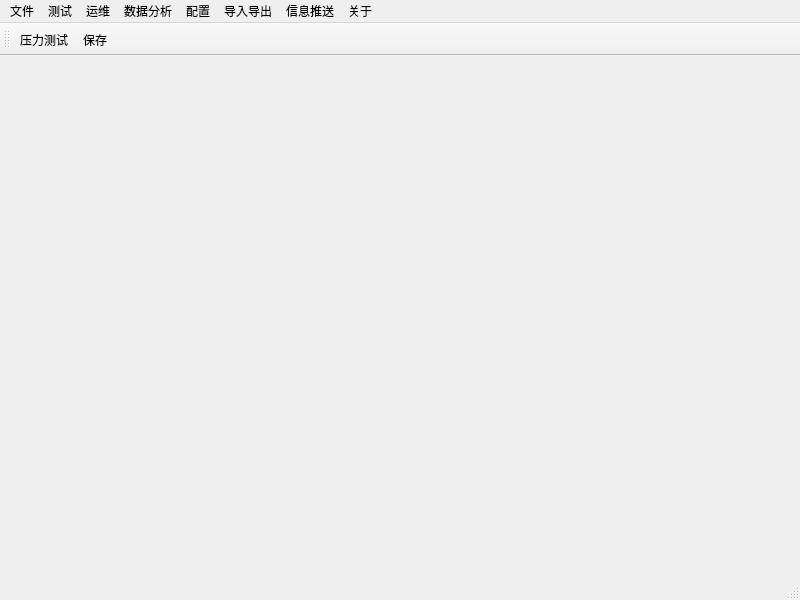
<?xml version="1.0" encoding="UTF-8"?>
<ui version="4.0">
 <class>MainWindow</class>
 <widget class="QMainWindow" name="MainWindow">
  <property name="geometry">
   <rect>
    <x>0</x>
    <y>0</y>
    <width>800</width>
    <height>600</height>
   </rect>
  </property>
  <property name="windowTitle">
   <string>MainWindow</string>
  </property>
  <widget class="QWidget" name="centralwidget"/>
  <widget class="QMenuBar" name="menubar">
   <property name="geometry">
    <rect>
     <x>0</x>
     <y>0</y>
     <width>800</width>
     <height>22</height>
    </rect>
   </property>
   <widget class="QMenu" name="menu">
    <property name="title">
     <string>文件</string>
    </property>
   </widget>
   <widget class="QMenu" name="menu_2">
    <property name="title">
     <string>测试</string>
    </property>
    <addaction name="actionjie"/>
   </widget>
   <widget class="QMenu" name="menu_3">
    <property name="title">
     <string>运维</string>
    </property>
   </widget>
   <widget class="QMenu" name="menu_4">
    <property name="title">
     <string>数据分析</string>
    </property>
   </widget>
   <widget class="QMenu" name="menu_5">
    <property name="title">
     <string>配置</string>
    </property>
   </widget>
   <widget class="QMenu" name="menu_6">
    <property name="title">
     <string>导入导出</string>
    </property>
   </widget>
   <widget class="QMenu" name="menu_7">
    <property name="title">
     <string>信息推送</string>
    </property>
   </widget>
   <widget class="QMenu" name="menu_8">
    <property name="title">
     <string>关于</string>
    </property>
   </widget>
   <addaction name="menu"/>
   <addaction name="menu_2"/>
   <addaction name="menu_3"/>
   <addaction name="menu_4"/>
   <addaction name="menu_5"/>
   <addaction name="menu_6"/>
   <addaction name="menu_7"/>
   <addaction name="menu_8"/>
  </widget>
  <widget class="QStatusBar" name="statusbar"/>
  <widget class="QToolBar" name="toolBar">
   <property name="windowTitle">
    <string>toolBar</string>
   </property>
   <attribute name="toolBarArea">
    <enum>TopToolBarArea</enum>
   </attribute>
   <attribute name="toolBarBreak">
    <bool>false</bool>
   </attribute>
   <addaction name="actionyali"/>
   <addaction name="actionbaocun"/>
  </widget>
  <action name="actionyali">
   <property name="text">
    <string>压力测试</string>
   </property>
  </action>
  <action name="actionjie">
   <property name="text">
    <string>接口测试</string>
   </property>
  </action>
  <action name="actionbaocun">
   <property name="text">
    <string>保存</string>
   </property>
  </action>
 </widget>
 <resources/>
 <connections/>
</ui>
